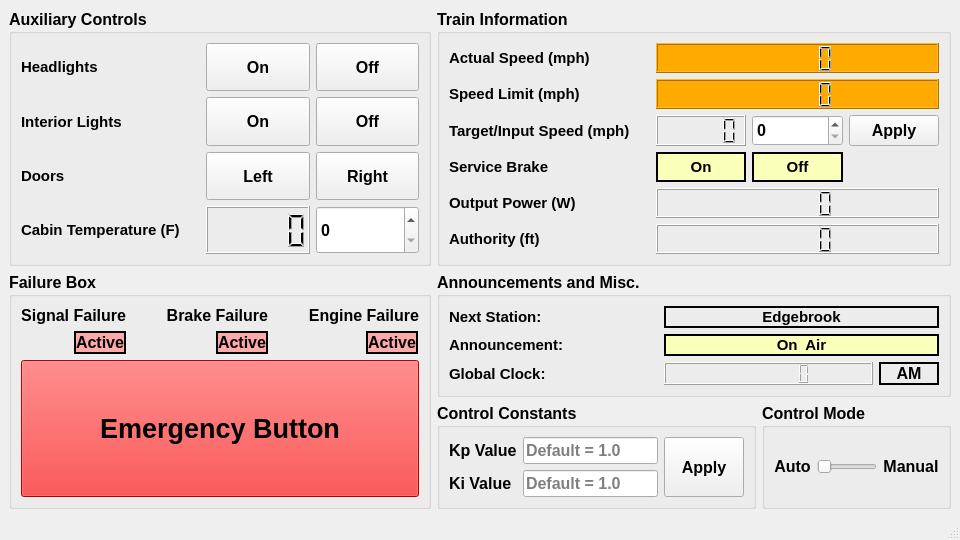
<?xml version="1.0" encoding="UTF-8"?>
<ui version="4.0">
 <class>MainWindow</class>
 <widget class="QMainWindow" name="MainWindow">
  <property name="geometry">
   <rect>
    <x>0</x>
    <y>0</y>
    <width>960</width>
    <height>540</height>
   </rect>
  </property>
  <property name="minimumSize">
   <size>
    <width>960</width>
    <height>540</height>
   </size>
  </property>
  <property name="windowTitle">
   <string>MainWindow</string>
  </property>
  <widget class="QWidget" name="centralwidget">
   <layout class="QGridLayout" name="gridLayout_8">
    <item row="2" column="2">
     <widget class="QGroupBox" name="groupBox_4">
      <property name="font">
       <font>
        <pointsize>12</pointsize>
        <weight>75</weight>
        <bold>true</bold>
       </font>
      </property>
      <property name="title">
       <string>Control Mode</string>
      </property>
      <layout class="QGridLayout" name="gridLayout_10">
       <item row="0" column="0">
        <layout class="QGridLayout" name="gridLayout_5">
         <item row="0" column="2">
          <widget class="QLabel" name="label_26">
           <property name="text">
            <string>Manual</string>
           </property>
           <property name="alignment">
            <set>Qt::AlignCenter</set>
           </property>
          </widget>
         </item>
         <item row="0" column="0">
          <widget class="QLabel" name="label_25">
           <property name="text">
            <string>Auto</string>
           </property>
           <property name="alignment">
            <set>Qt::AlignCenter</set>
           </property>
          </widget>
         </item>
         <item row="0" column="1">
          <widget class="QSlider" name="control_mode_switch">
           <property name="maximum">
            <number>1</number>
           </property>
           <property name="orientation">
            <enum>Qt::Horizontal</enum>
           </property>
           <property name="invertedAppearance">
            <bool>false</bool>
           </property>
           <property name="invertedControls">
            <bool>false</bool>
           </property>
          </widget>
         </item>
        </layout>
       </item>
      </layout>
     </widget>
    </item>
    <item row="1" column="1" colspan="2">
     <layout class="QGridLayout" name="gridLayout_7">
      <item row="1" column="2">
       <widget class="QGroupBox" name="groupBox_3">
        <property name="font">
         <font>
          <pointsize>12</pointsize>
          <weight>75</weight>
          <bold>true</bold>
         </font>
        </property>
        <property name="title">
         <string>Announcements and Misc.</string>
        </property>
        <layout class="QGridLayout" name="gridLayout_11">
         <item row="0" column="0">
          <layout class="QGridLayout" name="gridLayout_3">
           <item row="0" column="0">
            <widget class="QLabel" name="label_9">
             <property name="font">
              <font>
               <pointsize>11</pointsize>
               <weight>75</weight>
               <bold>true</bold>
              </font>
             </property>
             <property name="text">
              <string>Next Station:</string>
             </property>
            </widget>
           </item>
           <item row="2" column="0">
            <widget class="QLabel" name="label_17">
             <property name="font">
              <font>
               <pointsize>11</pointsize>
               <weight>75</weight>
               <bold>true</bold>
              </font>
             </property>
             <property name="text">
              <string>Global Clock:</string>
             </property>
            </widget>
           </item>
           <item row="1" column="0">
            <widget class="QLabel" name="label_15">
             <property name="font">
              <font>
               <pointsize>11</pointsize>
               <weight>75</weight>
               <bold>true</bold>
              </font>
             </property>
             <property name="text">
              <string>Announcement:</string>
             </property>
            </widget>
           </item>
           <item row="2" column="1">
            <widget class="QLCDNumber" name="global_clock_lcd">
             <property name="digitCount">
              <number>8</number>
             </property>
             <property name="mode">
              <enum>QLCDNumber::Dec</enum>
             </property>
             <property name="segmentStyle">
              <enum>QLCDNumber::Filled</enum>
             </property>
            </widget>
           </item>
           <item row="2" column="2">
            <widget class="QLabel" name="am_pm_label">
             <property name="maximumSize">
              <size>
               <width>60</width>
               <height>16777215</height>
              </size>
             </property>
             <property name="frameShape">
              <enum>QFrame::WinPanel</enum>
             </property>
             <property name="text">
              <string>AM</string>
             </property>
             <property name="alignment">
              <set>Qt::AlignCenter</set>
             </property>
            </widget>
           </item>
           <item row="0" column="1" colspan="2">
            <widget class="QLabel" name="next_station_label">
             <property name="font">
              <font>
               <pointsize>11</pointsize>
               <weight>75</weight>
               <bold>true</bold>
              </font>
             </property>
             <property name="frameShape">
              <enum>QFrame::WinPanel</enum>
             </property>
             <property name="text">
              <string>Edgebrook</string>
             </property>
             <property name="alignment">
              <set>Qt::AlignCenter</set>
             </property>
            </widget>
           </item>
           <item row="1" column="1" colspan="2">
            <widget class="QLabel" name="announcement_light">
             <property name="font">
              <font>
               <pointsize>11</pointsize>
               <weight>75</weight>
               <bold>true</bold>
              </font>
             </property>
             <property name="styleSheet">
              <string notr="true">background-color: rgb(250, 255, 185);</string>
             </property>
             <property name="frameShape">
              <enum>QFrame::WinPanel</enum>
             </property>
             <property name="text">
              <string>On  Air</string>
             </property>
             <property name="alignment">
              <set>Qt::AlignCenter</set>
             </property>
            </widget>
           </item>
          </layout>
         </item>
        </layout>
       </widget>
      </item>
     </layout>
    </item>
    <item row="1" column="0" rowspan="2">
     <widget class="QGroupBox" name="groupBox_5">
      <property name="font">
       <font>
        <pointsize>12</pointsize>
        <weight>75</weight>
        <bold>true</bold>
       </font>
      </property>
      <property name="title">
       <string>Failure Box</string>
      </property>
      <layout class="QGridLayout" name="gridLayout_14">
       <item row="0" column="0">
        <layout class="QGridLayout" name="gridLayout_17">
         <item row="1" column="6">
          <widget class="QLabel" name="label_22">
           <property name="sizePolicy">
            <sizepolicy hsizetype="Maximum" vsizetype="Maximum">
             <horstretch>0</horstretch>
             <verstretch>0</verstretch>
            </sizepolicy>
           </property>
           <property name="maximumSize">
            <size>
             <width>50</width>
             <height>50</height>
            </size>
           </property>
           <property name="text">
            <string/>
           </property>
           <property name="pixmap">
            <pixmap>../assets/engine-warning-svgrepo-com.svg</pixmap>
           </property>
           <property name="scaledContents">
            <bool>true</bool>
           </property>
           <property name="alignment">
            <set>Qt::AlignCenter</set>
           </property>
           <property name="wordWrap">
            <bool>false</bool>
           </property>
          </widget>
         </item>
         <item row="1" column="1">
          <widget class="QLabel" name="signal_failure_light">
           <property name="sizePolicy">
            <sizepolicy hsizetype="Maximum" vsizetype="Maximum">
             <horstretch>0</horstretch>
             <verstretch>0</verstretch>
            </sizepolicy>
           </property>
           <property name="styleSheet">
            <string notr="true">background-color: rgb(255, 170, 170);</string>
           </property>
           <property name="frameShape">
            <enum>QFrame::WinPanel</enum>
           </property>
           <property name="frameShadow">
            <enum>QFrame::Plain</enum>
           </property>
           <property name="text">
            <string>Active</string>
           </property>
           <property name="alignment">
            <set>Qt::AlignCenter</set>
           </property>
          </widget>
         </item>
         <item row="1" column="2">
          <spacer name="horizontalSpacer">
           <property name="orientation">
            <enum>Qt::Horizontal</enum>
           </property>
           <property name="sizeHint" stdset="0">
            <size>
             <width>40</width>
             <height>20</height>
            </size>
           </property>
          </spacer>
         </item>
         <item row="1" column="4">
          <widget class="QLabel" name="brake_failure_light">
           <property name="sizePolicy">
            <sizepolicy hsizetype="Maximum" vsizetype="Maximum">
             <horstretch>0</horstretch>
             <verstretch>0</verstretch>
            </sizepolicy>
           </property>
           <property name="styleSheet">
            <string notr="true">background-color: rgb(255, 170, 170);</string>
           </property>
           <property name="frameShape">
            <enum>QFrame::WinPanel</enum>
           </property>
           <property name="frameShadow">
            <enum>QFrame::Plain</enum>
           </property>
           <property name="text">
            <string>Active</string>
           </property>
           <property name="alignment">
            <set>Qt::AlignCenter</set>
           </property>
          </widget>
         </item>
         <item row="1" column="7">
          <widget class="QLabel" name="engine_failure_light">
           <property name="sizePolicy">
            <sizepolicy hsizetype="Maximum" vsizetype="Maximum">
             <horstretch>0</horstretch>
             <verstretch>0</verstretch>
            </sizepolicy>
           </property>
           <property name="styleSheet">
            <string notr="true">background-color: rgb(255, 170, 170);</string>
           </property>
           <property name="frameShape">
            <enum>QFrame::WinPanel</enum>
           </property>
           <property name="frameShadow">
            <enum>QFrame::Plain</enum>
           </property>
           <property name="text">
            <string>Active</string>
           </property>
           <property name="alignment">
            <set>Qt::AlignCenter</set>
           </property>
          </widget>
         </item>
         <item row="1" column="3">
          <widget class="QLabel" name="label_20">
           <property name="sizePolicy">
            <sizepolicy hsizetype="Maximum" vsizetype="Maximum">
             <horstretch>0</horstretch>
             <verstretch>0</verstretch>
            </sizepolicy>
           </property>
           <property name="maximumSize">
            <size>
             <width>50</width>
             <height>50</height>
            </size>
           </property>
           <property name="text">
            <string/>
           </property>
           <property name="pixmap">
            <pixmap>../assets/brake-system-warning-svgrepo-com.svg</pixmap>
           </property>
           <property name="scaledContents">
            <bool>true</bool>
           </property>
           <property name="alignment">
            <set>Qt::AlignCenter</set>
           </property>
          </widget>
         </item>
         <item row="1" column="0">
          <widget class="QLabel" name="label_18">
           <property name="sizePolicy">
            <sizepolicy hsizetype="Maximum" vsizetype="Maximum">
             <horstretch>0</horstretch>
             <verstretch>0</verstretch>
            </sizepolicy>
           </property>
           <property name="maximumSize">
            <size>
             <width>50</width>
             <height>50</height>
            </size>
           </property>
           <property name="text">
            <string/>
           </property>
           <property name="pixmap">
            <pixmap>../assets/wifi-off-svgrepo-com.svg</pixmap>
           </property>
           <property name="scaledContents">
            <bool>true</bool>
           </property>
           <property name="alignment">
            <set>Qt::AlignCenter</set>
           </property>
          </widget>
         </item>
         <item row="2" column="0" colspan="8">
          <widget class="QPushButton" name="emergency_button">
           <property name="enabled">
            <bool>true</bool>
           </property>
           <property name="sizePolicy">
            <sizepolicy hsizetype="Minimum" vsizetype="Minimum">
             <horstretch>0</horstretch>
             <verstretch>0</verstretch>
            </sizepolicy>
           </property>
           <property name="font">
            <font>
             <pointsize>20</pointsize>
             <weight>75</weight>
             <bold>true</bold>
            </font>
           </property>
           <property name="styleSheet">
            <string notr="true">background-color: rgb(255, 0, 0);</string>
           </property>
           <property name="text">
            <string>Emergency Button</string>
           </property>
           <property name="autoDefault">
            <bool>false</bool>
           </property>
          </widget>
         </item>
         <item row="1" column="5">
          <spacer name="horizontalSpacer_2">
           <property name="orientation">
            <enum>Qt::Horizontal</enum>
           </property>
           <property name="sizeHint" stdset="0">
            <size>
             <width>40</width>
             <height>20</height>
            </size>
           </property>
          </spacer>
         </item>
         <item row="0" column="6" colspan="2">
          <widget class="QLabel" name="label_27">
           <property name="sizePolicy">
            <sizepolicy hsizetype="Maximum" vsizetype="Maximum">
             <horstretch>0</horstretch>
             <verstretch>0</verstretch>
            </sizepolicy>
           </property>
           <property name="text">
            <string>Engine Failure</string>
           </property>
           <property name="alignment">
            <set>Qt::AlignRight|Qt::AlignTrailing|Qt::AlignVCenter</set>
           </property>
          </widget>
         </item>
         <item row="0" column="3" colspan="2">
          <widget class="QLabel" name="label_21">
           <property name="sizePolicy">
            <sizepolicy hsizetype="Maximum" vsizetype="Maximum">
             <horstretch>0</horstretch>
             <verstretch>0</verstretch>
            </sizepolicy>
           </property>
           <property name="text">
            <string>Brake Failure</string>
           </property>
           <property name="alignment">
            <set>Qt::AlignRight|Qt::AlignTrailing|Qt::AlignVCenter</set>
           </property>
          </widget>
         </item>
         <item row="0" column="0" colspan="2">
          <widget class="QLabel" name="label_19">
           <property name="sizePolicy">
            <sizepolicy hsizetype="Maximum" vsizetype="Maximum">
             <horstretch>0</horstretch>
             <verstretch>0</verstretch>
            </sizepolicy>
           </property>
           <property name="text">
            <string>Signal Failure</string>
           </property>
           <property name="alignment">
            <set>Qt::AlignRight|Qt::AlignTrailing|Qt::AlignVCenter</set>
           </property>
          </widget>
         </item>
        </layout>
       </item>
      </layout>
     </widget>
    </item>
    <item row="2" column="1">
     <widget class="QGroupBox" name="groupBox_6">
      <property name="font">
       <font>
        <pointsize>12</pointsize>
        <weight>75</weight>
        <bold>true</bold>
       </font>
      </property>
      <property name="title">
       <string>Control Constants</string>
      </property>
      <layout class="QGridLayout" name="gridLayout_16">
       <item row="0" column="0">
        <layout class="QGridLayout" name="gridLayout_15">
         <item row="1" column="1">
          <widget class="QLineEdit" name="ki_line_edit">
           <property name="placeholderText">
            <string>Default = 1.0</string>
           </property>
          </widget>
         </item>
         <item row="0" column="0">
          <widget class="QLabel" name="label_23">
           <property name="text">
            <string>Kp Value</string>
           </property>
          </widget>
         </item>
         <item row="0" column="2" rowspan="2">
          <widget class="QPushButton" name="control_constants_apply_button">
           <property name="sizePolicy">
            <sizepolicy hsizetype="Minimum" vsizetype="Minimum">
             <horstretch>0</horstretch>
             <verstretch>0</verstretch>
            </sizepolicy>
           </property>
           <property name="text">
            <string>Apply</string>
           </property>
          </widget>
         </item>
         <item row="1" column="0">
          <widget class="QLabel" name="label_24">
           <property name="text">
            <string>Ki Value</string>
           </property>
          </widget>
         </item>
         <item row="0" column="1">
          <widget class="QLineEdit" name="kp_line_edit">
           <property name="placeholderText">
            <string>Default = 1.0</string>
           </property>
          </widget>
         </item>
        </layout>
       </item>
      </layout>
     </widget>
    </item>
    <item row="0" column="0">
     <widget class="QGroupBox" name="groupBox">
      <property name="font">
       <font>
        <pointsize>12</pointsize>
        <weight>75</weight>
        <italic>false</italic>
        <bold>true</bold>
       </font>
      </property>
      <property name="title">
       <string>Auxiliary Controls</string>
      </property>
      <property name="flat">
       <bool>false</bool>
      </property>
      <layout class="QGridLayout" name="gridLayout_9">
       <item row="0" column="0">
        <layout class="QGridLayout" name="gridLayout_13">
         <item row="0" column="0">
          <widget class="QLabel" name="label">
           <property name="font">
            <font>
             <pointsize>11</pointsize>
             <weight>75</weight>
             <italic>false</italic>
             <bold>true</bold>
            </font>
           </property>
           <property name="autoFillBackground">
            <bool>false</bool>
           </property>
           <property name="frameShape">
            <enum>QFrame::NoFrame</enum>
           </property>
           <property name="text">
            <string>Headlights</string>
           </property>
          </widget>
         </item>
         <item row="1" column="3">
          <widget class="QPushButton" name="interior_lights_off_button">
           <property name="sizePolicy">
            <sizepolicy hsizetype="Minimum" vsizetype="Minimum">
             <horstretch>0</horstretch>
             <verstretch>0</verstretch>
            </sizepolicy>
           </property>
           <property name="text">
            <string>Off</string>
           </property>
          </widget>
         </item>
         <item row="1" column="2">
          <widget class="QPushButton" name="interior_lights_on_button">
           <property name="sizePolicy">
            <sizepolicy hsizetype="Minimum" vsizetype="Minimum">
             <horstretch>0</horstretch>
             <verstretch>0</verstretch>
            </sizepolicy>
           </property>
           <property name="text">
            <string>On</string>
           </property>
          </widget>
         </item>
         <item row="2" column="3">
          <widget class="QPushButton" name="door_right_button">
           <property name="sizePolicy">
            <sizepolicy hsizetype="Minimum" vsizetype="Minimum">
             <horstretch>0</horstretch>
             <verstretch>0</verstretch>
            </sizepolicy>
           </property>
           <property name="text">
            <string>Right</string>
           </property>
          </widget>
         </item>
         <item row="0" column="3">
          <widget class="QPushButton" name="headlights_off_button">
           <property name="sizePolicy">
            <sizepolicy hsizetype="Minimum" vsizetype="Minimum">
             <horstretch>0</horstretch>
             <verstretch>0</verstretch>
            </sizepolicy>
           </property>
           <property name="text">
            <string>Off</string>
           </property>
          </widget>
         </item>
         <item row="3" column="0">
          <widget class="QLabel" name="label_5">
           <property name="font">
            <font>
             <pointsize>11</pointsize>
             <weight>75</weight>
             <italic>false</italic>
             <bold>true</bold>
            </font>
           </property>
           <property name="text">
            <string>Cabin Temperature (F)</string>
           </property>
          </widget>
         </item>
         <item row="2" column="2">
          <widget class="QPushButton" name="doors_left_button">
           <property name="sizePolicy">
            <sizepolicy hsizetype="Minimum" vsizetype="Minimum">
             <horstretch>0</horstretch>
             <verstretch>0</verstretch>
            </sizepolicy>
           </property>
           <property name="text">
            <string>Left</string>
           </property>
          </widget>
         </item>
         <item row="1" column="0">
          <widget class="QLabel" name="label_2">
           <property name="font">
            <font>
             <pointsize>11</pointsize>
             <weight>75</weight>
             <italic>false</italic>
             <bold>true</bold>
            </font>
           </property>
           <property name="text">
            <string>Interior Lights</string>
           </property>
          </widget>
         </item>
         <item row="3" column="2">
          <widget class="QLCDNumber" name="cabin_temperature_lcd"/>
         </item>
         <item row="2" column="0">
          <widget class="QLabel" name="label_3">
           <property name="font">
            <font>
             <pointsize>11</pointsize>
             <weight>75</weight>
             <italic>false</italic>
             <bold>true</bold>
            </font>
           </property>
           <property name="text">
            <string>Doors</string>
           </property>
          </widget>
         </item>
         <item row="3" column="3">
          <widget class="QSpinBox" name="cabin_temperature_spin_box">
           <property name="sizePolicy">
            <sizepolicy hsizetype="Minimum" vsizetype="Minimum">
             <horstretch>0</horstretch>
             <verstretch>0</verstretch>
            </sizepolicy>
           </property>
          </widget>
         </item>
         <item row="0" column="2">
          <widget class="QPushButton" name="headlights_on_button">
           <property name="sizePolicy">
            <sizepolicy hsizetype="Minimum" vsizetype="Minimum">
             <horstretch>0</horstretch>
             <verstretch>0</verstretch>
            </sizepolicy>
           </property>
           <property name="text">
            <string>On</string>
           </property>
          </widget>
         </item>
         <item row="3" column="1">
          <spacer name="verticalSpacer_10">
           <property name="orientation">
            <enum>Qt::Vertical</enum>
           </property>
           <property name="sizeHint" stdset="0">
            <size>
             <width>20</width>
             <height>40</height>
            </size>
           </property>
          </spacer>
         </item>
         <item row="2" column="1">
          <spacer name="verticalSpacer_9">
           <property name="orientation">
            <enum>Qt::Vertical</enum>
           </property>
           <property name="sizeHint" stdset="0">
            <size>
             <width>20</width>
             <height>40</height>
            </size>
           </property>
          </spacer>
         </item>
         <item row="1" column="1">
          <spacer name="verticalSpacer_8">
           <property name="orientation">
            <enum>Qt::Vertical</enum>
           </property>
           <property name="sizeHint" stdset="0">
            <size>
             <width>20</width>
             <height>40</height>
            </size>
           </property>
          </spacer>
         </item>
         <item row="0" column="1">
          <spacer name="verticalSpacer_7">
           <property name="orientation">
            <enum>Qt::Vertical</enum>
           </property>
           <property name="sizeHint" stdset="0">
            <size>
             <width>20</width>
             <height>40</height>
            </size>
           </property>
          </spacer>
         </item>
        </layout>
       </item>
      </layout>
     </widget>
    </item>
    <item row="0" column="1" colspan="2">
     <widget class="QGroupBox" name="groupBox_2">
      <property name="font">
       <font>
        <pointsize>12</pointsize>
        <weight>75</weight>
        <bold>true</bold>
       </font>
      </property>
      <property name="title">
       <string>Train Information</string>
      </property>
      <layout class="QGridLayout" name="gridLayout_12">
       <item row="0" column="0">
        <layout class="QGridLayout" name="gridLayout_2">
         <item row="3" column="0">
          <widget class="QLabel" name="label_8">
           <property name="font">
            <font>
             <pointsize>11</pointsize>
             <weight>75</weight>
             <bold>true</bold>
            </font>
           </property>
           <property name="text">
            <string>Target/Input Speed (mph)</string>
           </property>
          </widget>
         </item>
         <item row="6" column="0">
          <widget class="QLabel" name="label_12">
           <property name="font">
            <font>
             <pointsize>11</pointsize>
             <weight>75</weight>
             <bold>true</bold>
            </font>
           </property>
           <property name="text">
            <string>Authority (ft)</string>
           </property>
          </widget>
         </item>
         <item row="2" column="0">
          <widget class="QLabel" name="label_7">
           <property name="font">
            <font>
             <pointsize>11</pointsize>
             <weight>75</weight>
             <bold>true</bold>
            </font>
           </property>
           <property name="text">
            <string>Speed Limit (mph)</string>
           </property>
          </widget>
         </item>
         <item row="4" column="3">
          <widget class="QLabel" name="service_brake_off_light">
           <property name="font">
            <font>
             <pointsize>11</pointsize>
             <weight>75</weight>
             <bold>true</bold>
            </font>
           </property>
           <property name="styleSheet">
            <string notr="true">background-color: rgb(250, 255, 185);</string>
           </property>
           <property name="frameShape">
            <enum>QFrame::WinPanel</enum>
           </property>
           <property name="text">
            <string>Off</string>
           </property>
           <property name="alignment">
            <set>Qt::AlignCenter</set>
           </property>
          </widget>
         </item>
         <item row="3" column="2">
          <widget class="QLCDNumber" name="target_speed_lcd">
           <property name="frameShape">
            <enum>QFrame::Box</enum>
           </property>
           <property name="frameShadow">
            <enum>QFrame::Raised</enum>
           </property>
          </widget>
         </item>
         <item row="2" column="2" colspan="3">
          <widget class="QLCDNumber" name="speed_limit_lcd">
           <property name="styleSheet">
            <string notr="true">background-color: rgb(255, 170, 0);</string>
           </property>
          </widget>
         </item>
         <item row="3" column="3">
          <widget class="QSpinBox" name="target_speed_spin_box">
           <property name="sizePolicy">
            <sizepolicy hsizetype="Minimum" vsizetype="Minimum">
             <horstretch>0</horstretch>
             <verstretch>0</verstretch>
            </sizepolicy>
           </property>
          </widget>
         </item>
         <item row="1" column="2" colspan="3">
          <widget class="QLCDNumber" name="actual_speed_lcd">
           <property name="styleSheet">
            <string notr="true">background-color: rgb(255, 170, 0);</string>
           </property>
           <property name="smallDecimalPoint">
            <bool>false</bool>
           </property>
          </widget>
         </item>
         <item row="4" column="2">
          <widget class="QLabel" name="service_brake_on_light">
           <property name="font">
            <font>
             <pointsize>11</pointsize>
             <weight>75</weight>
             <bold>true</bold>
            </font>
           </property>
           <property name="styleSheet">
            <string notr="true">background-color: rgb(250, 255, 185);</string>
           </property>
           <property name="frameShape">
            <enum>QFrame::WinPanel</enum>
           </property>
           <property name="text">
            <string>On</string>
           </property>
           <property name="alignment">
            <set>Qt::AlignCenter</set>
           </property>
          </widget>
         </item>
         <item row="1" column="0">
          <widget class="QLabel" name="label_13">
           <property name="font">
            <font>
             <pointsize>11</pointsize>
             <weight>75</weight>
             <bold>true</bold>
            </font>
           </property>
           <property name="text">
            <string>Actual Speed (mph)</string>
           </property>
          </widget>
         </item>
         <item row="5" column="0">
          <widget class="QLabel" name="label_11">
           <property name="font">
            <font>
             <pointsize>11</pointsize>
             <weight>75</weight>
             <bold>true</bold>
            </font>
           </property>
           <property name="text">
            <string>Output Power (W)</string>
           </property>
          </widget>
         </item>
         <item row="4" column="0">
          <widget class="QLabel" name="label_10">
           <property name="font">
            <font>
             <pointsize>11</pointsize>
             <weight>75</weight>
             <bold>true</bold>
            </font>
           </property>
           <property name="text">
            <string>Service Brake</string>
           </property>
          </widget>
         </item>
         <item row="2" column="1">
          <spacer name="verticalSpacer_3">
           <property name="orientation">
            <enum>Qt::Vertical</enum>
           </property>
           <property name="sizeHint" stdset="0">
            <size>
             <width>20</width>
             <height>40</height>
            </size>
           </property>
          </spacer>
         </item>
         <item row="4" column="1">
          <spacer name="verticalSpacer_2">
           <property name="orientation">
            <enum>Qt::Vertical</enum>
           </property>
           <property name="sizeHint" stdset="0">
            <size>
             <width>20</width>
             <height>40</height>
            </size>
           </property>
          </spacer>
         </item>
         <item row="6" column="1">
          <spacer name="verticalSpacer_6">
           <property name="orientation">
            <enum>Qt::Vertical</enum>
           </property>
           <property name="sizeHint" stdset="0">
            <size>
             <width>20</width>
             <height>40</height>
            </size>
           </property>
          </spacer>
         </item>
         <item row="3" column="1">
          <spacer name="verticalSpacer">
           <property name="orientation">
            <enum>Qt::Vertical</enum>
           </property>
           <property name="sizeHint" stdset="0">
            <size>
             <width>20</width>
             <height>40</height>
            </size>
           </property>
          </spacer>
         </item>
         <item row="1" column="1">
          <spacer name="verticalSpacer_4">
           <property name="orientation">
            <enum>Qt::Vertical</enum>
           </property>
           <property name="sizeHint" stdset="0">
            <size>
             <width>20</width>
             <height>40</height>
            </size>
           </property>
          </spacer>
         </item>
         <item row="5" column="1">
          <spacer name="verticalSpacer_5">
           <property name="orientation">
            <enum>Qt::Vertical</enum>
           </property>
           <property name="sizeHint" stdset="0">
            <size>
             <width>20</width>
             <height>40</height>
            </size>
           </property>
          </spacer>
         </item>
         <item row="5" column="2" colspan="3">
          <widget class="QLCDNumber" name="output_power_lcd"/>
         </item>
         <item row="6" column="2" colspan="3">
          <widget class="QLCDNumber" name="authority_lcd"/>
         </item>
         <item row="3" column="4">
          <widget class="QPushButton" name="target_speed_apply_button">
           <property name="sizePolicy">
            <sizepolicy hsizetype="Minimum" vsizetype="Minimum">
             <horstretch>0</horstretch>
             <verstretch>0</verstretch>
            </sizepolicy>
           </property>
           <property name="text">
            <string>Apply</string>
           </property>
          </widget>
         </item>
        </layout>
       </item>
      </layout>
     </widget>
    </item>
   </layout>
  </widget>
  <widget class="QStatusBar" name="statusbar"/>
 </widget>
 <resources/>
 <connections/>
</ui>
